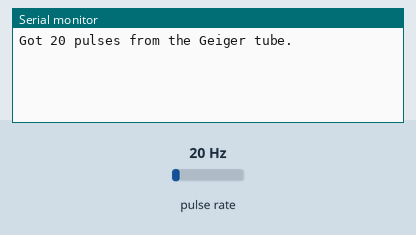
A sketch run on a simulated Arduino Uno, built with avr-gcc and run on an emulated ATmega328P. Parts: the last lines printed to the serial monitor. Wiring (inferred from the names in the program): pulse sensor: data pin 2. The inputs (shaded band) are chosen by the test bench; at power-on: pulse rate 20 Hz.

Above: at 1.2 s.
1.3 s: pulse rate (sensor on pin 2) set to 4 Hz
At 2.6 s:
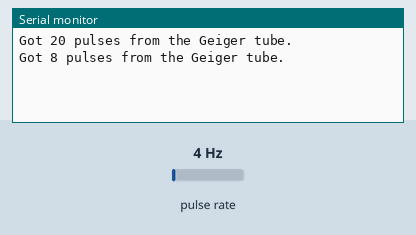
2.8 s: pulse rate (sensor on pin 2) set to 50 Hz
At 3.6 s:
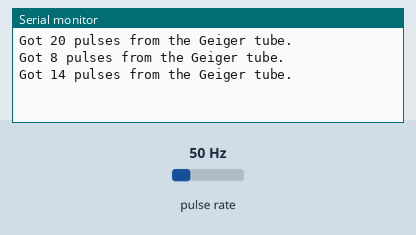
Timing chart, 0 to 5.8 s (numbered marks = the images above; inputs shaded):
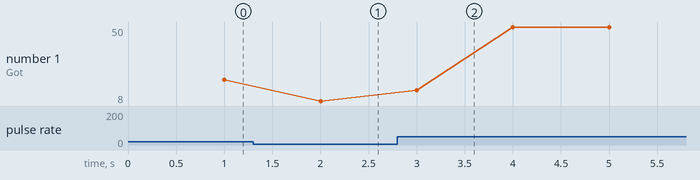

The sketch:

ArduinoGeigerCounter.pde
```cpp
// (licence header left out)
/*
 * This program is free software; you can redistribute it and/or modify
 * it under the terms of the GNU General Public License as published by
 * the Free Software Foundation; either version 3 of the License, or
 * (at your option) any later version.
 *
 * This program is distributed in the hope that it will be useful, but
 * WITHOUT ANY WARRANTY; without even the implied warranty of MERCHANTABILITY
 * or FITNESS FOR A PARTICULAR PURPOSE. See the GNU General Public License
 * for more details.
 *
 * You should have received a copy of the GNU General Public License
 * along with this program.  If not, see <http://www.gnu.org/licenses/>.
 */

/* Signal coming to the Geiger board must be connected to an interrupt pin */
#define GEIGER_PIN 2
#define GEIGER_INTERRUPT 0

/* Variables accessed by interrupt handlers must be volatile */
volatile unsigned int pulseCount;
unsigned long endMillis;

void countPulse() {
  pulseCount++;
}

inline unsigned int getCount() {
  unsigned int pulseCountTmp;

  /*
   * Disable interrupts to make sure we access critical section
   * exclusively
   */
  noInterrupts();
  pulseCountTmp = pulseCount;
  interrupts();
  return pulseCountTmp;
}

inline void resetCount() {
  /*
   * Disable interrupts to make sure we access critical section
   * exclusively
   */
  noInterrupts();
  pulseCount = 0;
  interrupts();
}

void setup() {
  pinMode(GEIGER_PIN, INPUT);
  attachInterrupt(GEIGER_INTERRUPT, countPulse, RISING);
  Serial.begin(115200);
}

void loop() {
  /*
   * Try to auto-compensate incremental error. We ignore error caused by
   * interrupts, though.
   */
  endMillis = millis() + 1000;
  resetCount();

  /* Just busy wait */
  while(millis() < endMillis);
  Serial.print("Got ");
  Serial.print(getCount());
  Serial.println(" pulses from the Geiger tube.");
}
```

Measured:
- after the input at 1.3 s, the serial monitor: prints a new line after 0.70 s (image 1)
- after the input at 2.8 s, the serial monitor: prints a new line after 0.20 s (image 2)
- plotted number 1: 20 → 8 after the input at 1.3 s, 8 → 50 after the input at 2.8 s
